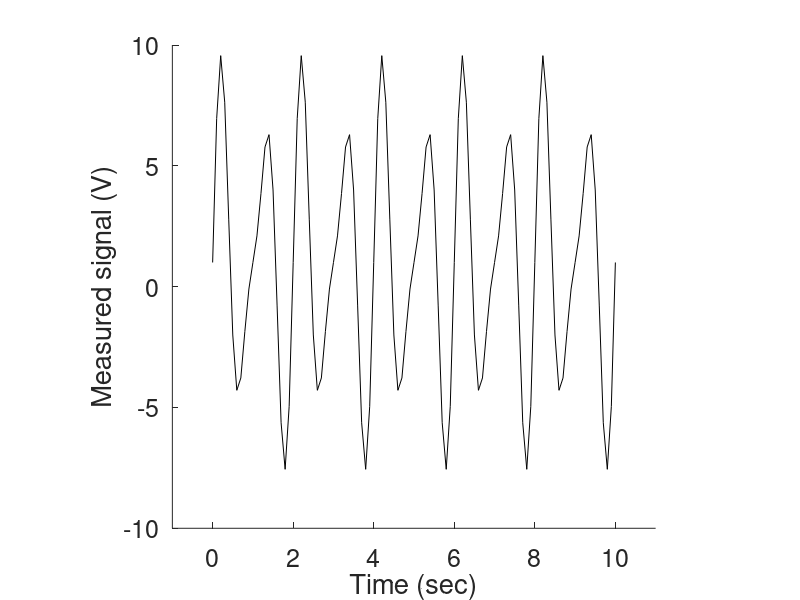
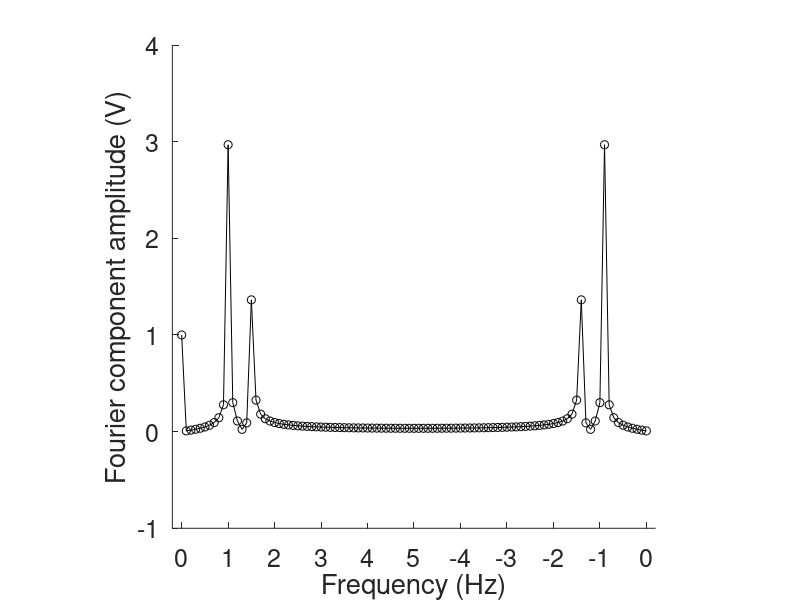
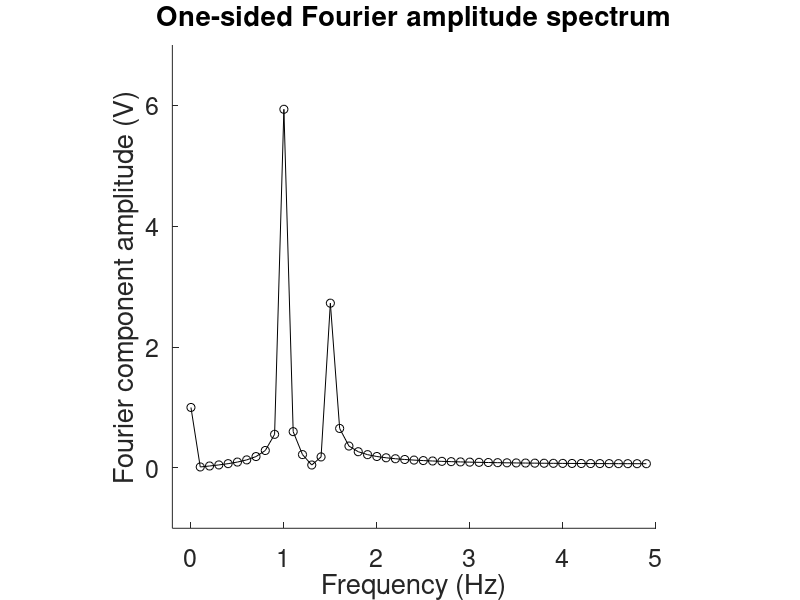

MATLAB code for these plots, in order: (Note: this script raises an error after producing the figures.)
%

T_SEC = 0:0.1:10; % vector describing our time axis
F1_HZ = 1;
F2_HZ = 1.5;
OFFSET = 1;
sig_ = OFFSET + 6*sin(2*pi*F1_HZ*T_SEC) + 3*sin(2*pi*F2_HZ*T_SEC);

%
figure; hold on
plot(T_SEC, sig_, '-k'); axis square
axis([-1 11 -10 10])
xlabel('Time (sec)')
ylabel('Measured signal (V)')
set(gca, 'FontSize', 18)

%
Fsig_ = fft(sig_) / length(sig_); % for details, see 'help fft'

%
aFsig_ = abs(Fsig_); % we're interested in amplitude, but not phase!

%
delta_freq_Hz = 1 / max(T_SEC);
f_axis_Hz = delta_freq_Hz * (0:(length(aFsig_)-1));

figure; hold on
plot(f_axis_Hz, aFsig_, '-ok'); axis square
axis([-0.2 10.2 -1 4])
xlabel('Frequency (Hz)')
ylabel('Fourier component amplitude (V)')
set(gca, 'FontSize', 18)
set(gca, 'xtick', 0:max(T_SEC))
set(gca, 'xticklabel', [0 1 2 3 4 5 -4 -3 -2 -1])

%
aFsig_ = 2*aFsig_(1:floor(length(aFsig_)/2));
aFsig_(1) = aFsig_(1)/2; % don't 2x the DC component b/c it has no complement

%
figure; hold on
plot(f_axis_Hz(1:length(aFsig_)), aFsig_, '-ok'); axis square
axis([-0.2 5 -1 7])
xlabel('Frequency (Hz)')
ylabel('Fourier component amplitude (V)')
set(gca, 'FontSize', 18)
set(gca, 'xtick', 0:5)
set(gca, 'xticklabel', [0 1 2 3 4 5])
title('One-sided Fourier amplitude spectrum')

%%%
%%
%%%

%
load A8_Alpha.mat; % participant A8
whos

%
t_sec = (1/Fs) * [0:(length(EEG_Eyes_Closed)-1)];

%
figure; hold on; 
plot(t_sec,EEG_Eyes_Closed,'-k'); axis square
plot(t_sec,EEG_Eyes_Open,'-b');
xlabel('Time (s)')
ylabel('EEG (microvolts)')
set(gca, 'FontSize', 18)
axis square
axis tight
grid on

%
F_Nyquist_Hz = Fs/2;
F_CUT1_HZ = 1;
F_CUT2_HZ = 100;
[b,a] = butter(2,[F_CUT1_HZ/F_Nyquist_Hz, F_CUT2_HZ/F_Nyquist_Hz]); % an order-4 Butterworth filter; for more see 'help butter'
EEG_Eyes_Closed_filt = filter(b,a,EEG_Eyes_Closed);
EEG_Eyes_Open_filt = filter(b,a,EEG_Eyes_Open);

%
figure; hold on; 
plot(t_sec,EEG_Eyes_Closed,'-k'); axis square
plot(t_sec,EEG_Eyes_Closed_filt,'-r')
xlabel('Time (s)')
ylabel('EEG (microvolts)')
set(gca, 'FontSize', 18)
axis square
axis tight
grid on

%
%sig = EEG_Eyes_Open_filt;
sig = EEG_Eyes_Closed_filt;

%
Fsig = fft(sig) / length(sig);
aFsig = abs(Fsig); % amplitudes, not phases

%
aFsig = 2*aFsig(1:floor(length(Fsig)/2));
aFsig(1) = aFsig(1)/2; % don't 2x the DC component!
f_axis_Hz = 1/10 * (0:(length(aFsig)-1));

figure; hold on
plot(f_axis_Hz, aFsig, '-or'); axis square
axis tight
axis([xlim 0 max(ylim)])
xlabel('Frequency (Hz)')
ylabel('Fourier amplitude (microvolts)')
set(gca, 'FontSize', 18)

%

Fsig = fft(sig) / length(sig);
aFsig = abs(Fsig); % amplitudes, not phases
p_spectrum = aFsig.^2; % two-sided power spectrum, p_spectrum
p_spectrum = 2*p_spectrum(1:floor(length(Fsig)/2));
p_spectrum(1) = p_spectrum(1)/2; % one-sided power spectrum, p_spectrum

figure; hold on
plot(f_axis_Hz, p_spectrum, '-or'); axis square
axis tight
axis([xlim 0 max(ylim)])
xlabel('Frequency (cyc per sec)')
ylabel('EEG power (microvolts squared)')
set(gca, 'FontSize', 18)

%

P0 = sum([EEG_Eyes_Closed_filt EEG_Eyes_Open_filt].^2) / length([EEG_Eyes_Closed_filt EEG_Eyes_Open_filt]);
p_spectrum_dB = 10*log10(p_spectrum / P0);
figure; hold on
plot(f_axis_Hz, p_spectrum_dB, '-or'); axis square
axis tight
axis([0 100 ylim])
xlabel('Frequency (Hz)')
ylabel('Signal power (dB rel. mean inst. power)')
set(gca, 'FontSize', 18)

%

pgon1 = polyshape([8 8 12 12],[min(ylim) max(ylim) max(ylim) min(ylim)]);
plot(pgon1)
pgon2 = polyshape([12 12 30 30],[min(ylim) max(ylim) max(ylim) min(ylim)]);
plot(pgon2)
mask1 = (f_axis_Hz > 8 & f_axis_Hz <= 12);
mean(p_spectrum_dB(mask1))
mask2 = (f_axis_Hz > 12 & f_axis_Hz <= 30);
mean(p_spectrum_dB(mask2))

